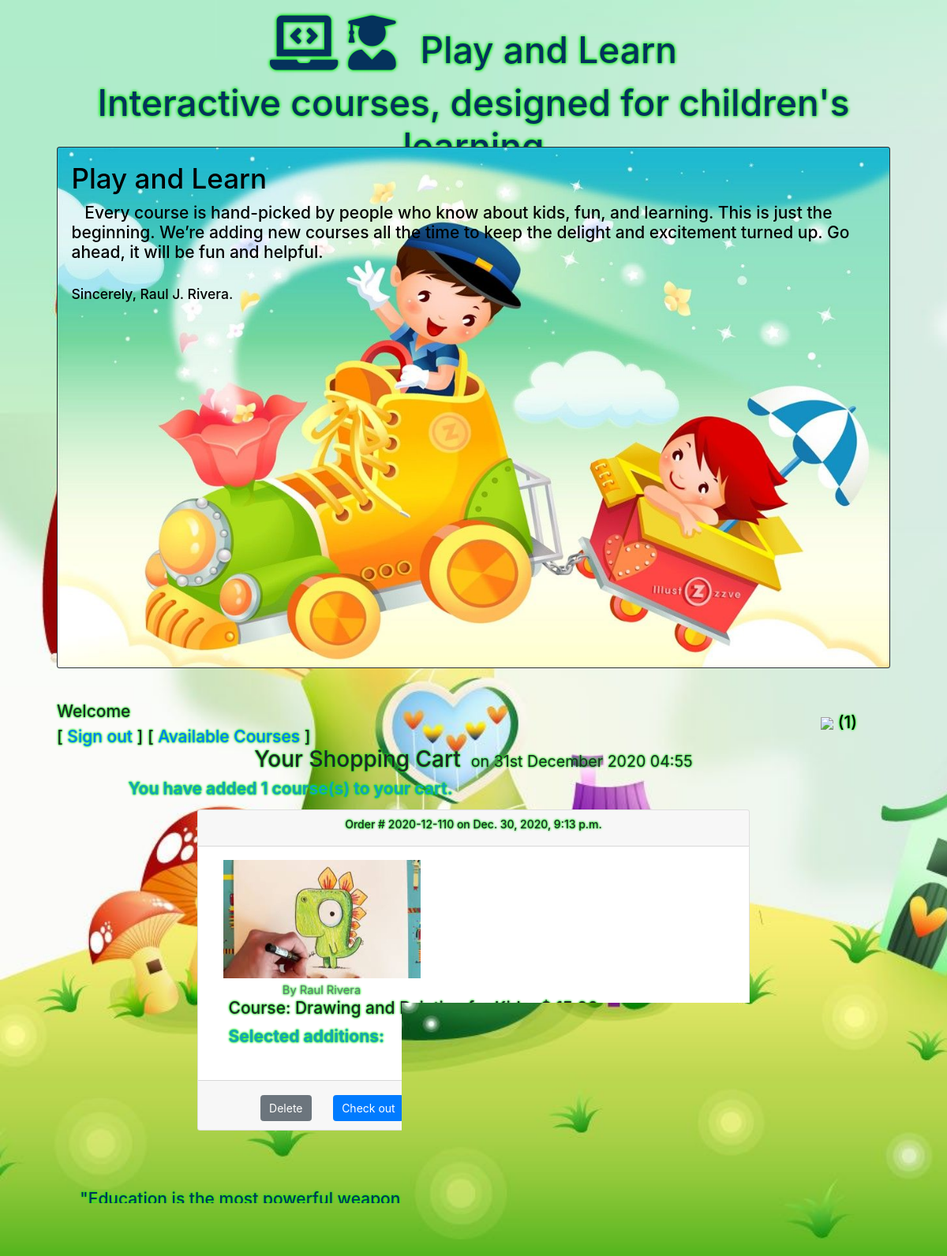
Page /displaycart (signed in) on the committed database.
### courses/models.py (models this page shows, shortened)
class User(AbstractUser):
	def get_activeOrders(self):
		return self.orders.filter(active=True)

class Order(models.Model):
	datetime = models.DateTimeField(auto_now=False, auto_now_add=True)
	client = models.ForeignKey(User, related_name="orders", on_delete=models.CASCADE)
	price = models.FloatField(default=0.00)
	active = models.BooleanField(default=True)
	def get_orderCode (self):
		return "{date}-{id:03d}".format(date=self.datetime.strftime("%Y-%m"), id=self.id)

class OrderCourse(models.Model):
	course = models.ForeignKey(Course, related_name="orders", on_delete=models.CASCADE, default=1, blank=True)
	quantity = models.IntegerField(default=0)
	price = models.FloatField(default=0.00)
	order = models.ForeignKey(Order, related_name="items", on_delete=models.CASCADE)
	def get_subitemsPrice (self):
		response = self.subitems.all().aggregate(
				extraprices=Sum('extraprice',filter=Q(add__free=False)),
				numcharged=Count('add',filter=Q(add__free=False)),
				numfree=Count('add',filter=Q(add__free=True))
			)
		return {
				'extraprices': response["extraprices"] or 0,
				'numcharged':response["numcharged"],
				'numfree':response["numfree"]
			}

class Course(models.Model):
	name = models.CharField(max_length=128)
	description = models.CharField(max_length=512)
	image = models.CharField(max_length=256)
	price = models.FloatField(default=0.00)
	maxFreeAdds = models.IntegerField(default=0)
	provider = models.ForeignKey(DistribCourse, on_delete=models.PROTECT, default=1, blank=True)
	avgRating = models.FloatField(default=0.0)
	active = models.BooleanField(default=True)

class DistribCourse(models.Model):
	name = models.CharField(max_length=128)
	active = models.BooleanField(default=True)

### courses/views.py (the view)
# urls.py: path("displaycart", views.displaycart, name="displaycart"),
def displaycart(request):
	if request.method != "GET":
		return render(request, "courses/error.html", {"msgType": "alert-danger", "message": "Only GET request allowed"})
	if not request.user.is_authenticated:
		return HttpResponseRedirect(reverse('login'))
	try:
		usrCurrent = User.objects.get(username=request.user.username)
	except usrCurrent.DoesNotExist:
		return render(request, "courses/error.html", {"msgType": "alert-danger", "message": "User do not exist."})
	orders = Order.objects.filter(active=True,client=usrCurrent.id)
	return render(request, "courses/shoppingcart.html", {"orders":orders})

### courses/templates/courses/shoppingcart.html (shortened to what this page needs)
{% extends 'courses/layout.html' %}
{% load static %}
{% block extramenu %}
[ <a href="{% url 'index' %}#inicio">Available Courses</a> ]
{% endblock %}
{% block body %}
	<div align="center">
		<h2>Your Shopping Cart&nbsp;<small> on {% now "jS F Y H:i" %}</small></h2>
	</div>
	<section class="row">
		<div class="col-xs-2 col-sm-2 col-md-2 col-lg-2 col-xl-1"></div>
	    <div class="col-xs-8 col-sm-8 col-md-8 col-lg-8 col-xl-10">
			{% if not orders %}
			<div class="card card-body">
				<div>
					<h4 class="card-title">No courses in your Shopping Cart.</h4>
			    	<p class="card-text">
			    	If you want to buy ... go to the <a href="{% url 'index' %}#inicio">available courses.</a>
			    	</p>
				</div>
			</div>
			{% else %}
			<span class="text-info font-weight-bold">You have added {{ orders.count }} course(s) to your cart.</span>
		 	{% endif %}
			{% for o in orders %}
			<center>
			<form action="{% url 'removecart' %}#inicio" method="post">
				<div class="card my-3" id="order-{{o.id}}"style="width: 80%">
					<div class="card-header">
						<h6>Order # {{o.get_orderCode}}&nbsp;on {{o.datetime}}</h6>
					</div>
					<div class="card-body">
						<div class="d-flex flex-row px-3 flex-wrap">
							<div class="pr-3">
								<img class="card-img-left img-fluid" src="/media/{{o.items.all.first.course.image}}" alt="{{o.items.all.first.course.name}}"><br>
								<small class="text-muted">By {{o.items.all.first.course.provider.name}}</small>
							</div>
							<div class="">
								<div class="d-flex flex-row justify-content-between">
									<div class="px-2">
										<h4 class="card-title">Course: {{o.items.all.first.course.name}}</h4>
									</div>
									<div class="px-2">
										<h4 class="card-title">$ {{o.items.all.first.course.price|floatformat:2}}</h4>
									</div>
								</div>
								<div class="d-flex flex-row">
				    				<div class="px-2"><span class="text-info font-weight-bold">Selected additions:</span></div>
				    			</div><br>
					    	</div>
						</div>
			    	</div>
			    	<div class="card-footer">
			    		<button href="{% url 'removecart' %}#inicio" class="btn btn-secondary ml-4" type="submit">Delete</button>
				    	<button type="button" class="btn btn-primary ml-4" data-toggle="modal" data-target="#modal-{{ o.id }}">Check out</button>
			    		<strong><span class="ml-5 display-5">Total amount: $ {{o.price}}0</span></strong>
			    	</div>
				</div>
			</form>
		</center>
			{% endfor %}
	    </div>
	</section>
{% endblock %}

### courses/templates/courses/layout.html (shortened to what this page needs)
{% load static %}
<!DOCTYPE html>
<html>
    <head>
        <link rel="stylesheet" href="https://stackpath.bootstrapcdn.com/bootstrap/4.5.2/css/bootstrap.min.css">
        <link rel="stylesheet" href="https://cdnjs.cloudflare.com/ajax/libs/font-awesome/5.14.0/css/all.min.css">
        <link rel="stylesheet" href="{% static 'courses/css/kids.css' %}" >
    </head>
    <body>
        <header>
            <div class="MyContainer" rol="main">
                <center>
                <span>
                    <i class="fas fa-laptop-code fa-3x"></i>&nbsp;
                    <i class="fas fa-user-graduate fa-3x"></i>
                </span>
                <h1>&nbsp;&nbsp;Play and Learn</h1><br>
                <h3>Interactive courses, designed for children's learning</h3><hr style="height:5px; border-width:0; background-color:green;">
                </center>
            </div>
        </header>
        <br>
        <div class="card bg-dark text-white">
          <img src="{% static 'courses/image/play.jpg' %}" class="card-img" alt="image">
          <div class="card-img-overlay">
            <h1 class="card-title" style="color: black;">Play and Learn</h1>
            <h4 class="card-text" style="color: black;">&nbsp;&nbsp;&nbsp;Every course is hand-picked by people who know about kids, fun, and learning.
    This is just the beginning. We’re adding new courses all the time to keep the delight and excitement turned up. Go ahead, it will be fun and helpful.</h4><br><br>
            <h5 class="card-text" style="color: black;">Sincerely, Raul J. Rivera.</h5>
          </div>
        </div><br><br>
        {% if user.is_authenticated %}
        <div class="MyContainer">
        <div class="float-right mr-5 mt-3">
            <a href="{% url 'displaycart' %}#inicio" class="nounderline text-white">
                <h4 style="color: black;"><img src="https://img.icons8.com/color/70/000000/shopping-cart-loaded.png"/> ({{ user.get_activeOrders.count }})</h4>
            </a>
        </div>
        </div>
        {% endif %}
        <div class="MyContainer">
            {% if user.is_authenticated %}
            <h4>Welcome <strong>{{user.first_name }} {{user.last_name }}</strong></h4>
            <h4>[ <a href="{% url 'logout' %}#inicio">Sign out</a> ]
            {% block extramenu %}{% endblock %}
            {% endif %}
            {% block body %}
            {% endblock %}
        </div>
        <footer>
            <div class="MyContainer">
                <center>
                <h4>"Education is the most powerful weapon which you can use to change the world" - Nelson Mandela</h4>
                <h4>CS50's - Raul J. Rivera - 2020</h4><br>
            </center>
            </div>
        </footer>
    </body>
</html>

### courses/static/courses/css/kids.css (style rules this page uses)
@media screen and (min-width: 836px) and (max-width: 1229px) { html, body { font-size: 14px; } }
.ColorHeader, header { background-color: 0; }
.ColorMain, body { background-color: #f2f2f2; }
.ColorFooter, footer { background-color: 0; }
body { background: url("/static/courses/image/kids.jpg") 0 no-repeat fixed; background-size: cover; background-size: contain color: #05325c; margin-right: 6%; background-color: #c9b767; margin-left: 6%; }
header { font-size: 23px; height: 135px; margin-bottom: 30px; padding: 20px; color: #05325c; }
header h1, header h3 { font-size: 46px; margin-top: 5px; display: inline-block; }
footer { width: 100%; height: 60px; color: #05325c; padding: 10px; margin-top: 50px; }
small { font-size: 0.7em; }
.MyContainer { width: 100%; text-shadow: 0 0 0.2em #09ed11, 0 0 0.2em #09ed11; }
.card-text { height: 4rem; }
.display-5 { font-size: 150%; }
.nounderline { text-decoration: none !important; }

### rows in the picture
User: get_activeOrders.count "1"
Order: get_orderCode "2020-12-110", datetime "Dec. 30, 2020, 9:13 p.m.", items.all.first.course.image (picture), items.all.first.course.provider.name "Raul Rivera", items.all.first.course.name "Drawing and Painting for Kids", items.all.first.course.price "15.00"

### other values in the picture
{{ orders.count }} "1"
